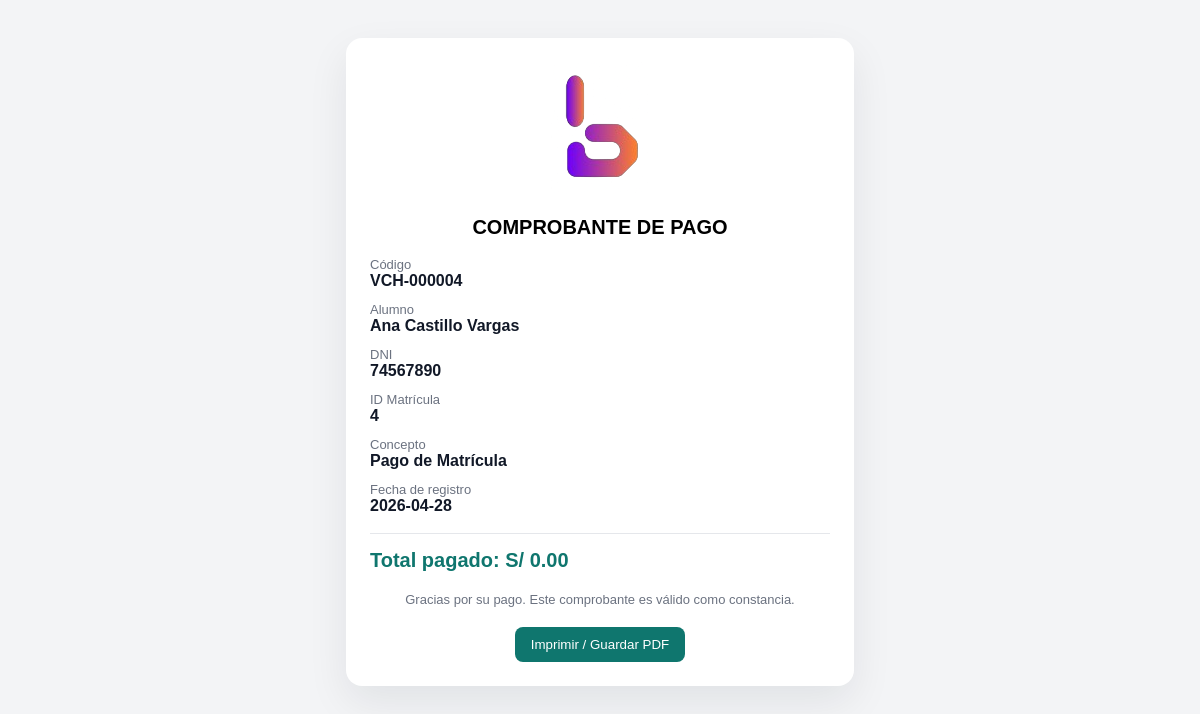
Page /process/voucher_pago.php?id=4 on the committed database.
### tables this page shows
CREATE TABLE matriculas (
    id_matricula INT AUTO_INCREMENT PRIMARY KEY,

    id_alumno INT NOT NULL,
    id_grupo INT NOT NULL,

    tipo VARCHAR(50) DEFAULT 'MATRICULA',

    monto_matricula DECIMAL(10,2) DEFAULT 0.00,
    monto_pagado DECIMAL(10,2) DEFAULT 0.00,

    fecha_matricula DATE DEFAULT CURRENT_DATE,
    estado VARCHAR(50) DEFAULT 'Activo',

    FOREIGN KEY (id_alumno)
        REFERENCES alumnos(id_alumno),

    FOREIGN KEY (id_grupo)
        REFERENCES grupos(id_grupo)
);

CREATE TABLE alumnos (
    id_alumno INT AUTO_INCREMENT PRIMARY KEY,

    nombre VARCHAR(150) NOT NULL,
    dni VARCHAR(20) UNIQUE NOT NULL,
    telefono VARCHAR(20),

    telefonopadres VARCHAR(20),
    telefonoapoderado VARCHAR(20),

    contacto_pago VARCHAR(50) DEFAULT 'Alumno',

    edad INT,
    email VARCHAR(150),
    direccion TEXT,

    nombre_apoderado VARCHAR(150),
    dni_apoderado VARCHAR(20),
    correo_apoderado VARCHAR(150),

    notificar_emergencia VARCHAR(50),

    tipo_ciclo VARCHAR(50),
    medio_captacion VARCHAR(50),

    fecha_baja DATE,
    fecha_registro DATE DEFAULT CURRENT_DATE
);

### process/voucher_pago.php (the view, shortened to what this page needs)
<?php
require_once "../config/db.php";
$id = $_GET['id'] ?? 0;
$sql = "
SELECT
a.nombre AS alumno,
a.dni,
m.id_matricula,
m.monto_pagado,
m.fecha_matricula
FROM matriculas m
INNER JOIN alumnos a
ON m.id_alumno = a.id_alumno
WHERE m.id_matricula = ?
";
$stmt = $pdo->prepare($sql);
$stmt->execute([$id]);
$data = $stmt->fetch(PDO::FETCH_ASSOC);
$codigo = "VCH-" . str_pad($id, 6, "0", STR_PAD_LEFT);
?>
<!DOCTYPE html>
<html>
<head>
</head>
<body>
<div class="voucher">
<div class="logo">
    <img src="../img/logo-beatcell.png">
</div>
<div class="titulo">
    COMPROBANTE DE PAGO
</div>
<div class="dato">
    <div class="label">Código</div>
    <div class="value"><?php echo $codigo; ?></div>
</div>
<div class="dato">
    <div class="label">Alumno</div>
    <div class="value"><?php echo $data['alumno']; ?></div>
</div>
<div class="dato">
    <div class="label">DNI</div>
    <div class="value"><?php echo $data['dni']; ?></div>
</div>
<div class="dato">
    <div class="label">ID Matrícula</div>
    <div class="value"><?php echo $data['id_matricula']; ?></div>
</div>
<div class="dato">
    <div class="label">Concepto</div>
    <div class="value">Pago de Matrícula</div>
</div>
<div class="dato">
    <div class="label">Fecha de registro</div>
    <div class="value"><?php echo $data['fecha_matricula']; ?></div>
</div>
<div class="total">
    Total pagado: S/ <?php echo number_format($data['monto_pagado'], 2); ?>
</div>
<div class="footer">
    Gracias por su pago. Este comprobante es válido como constancia.
</div>
<div class="btn">
    <button onclick="window.print()">Imprimir / Guardar PDF</button>
</div>
</div>
</body>
</html>

### process/voucher_pago.php (style rules this page uses)
body { font-family: Arial, sans-serif; background-color: #f3f4f6; padding: 30px; }
.voucher { background: #fff; border-radius: 16px; padding: 24px; max-width: 460px; margin: auto; box-shadow: 0 16px 40px rgba(15, 23, 42, 0.08); }
.logo { text-align: center; margin-bottom: 18px; }
.logo img { max-width: 140px; }
.titulo { text-align: center; font-weight: bold; font-size: 20px; margin-bottom: 18px; }
.dato { margin-bottom: 12px; }
.label { font-size: 13px; color: #6b7280; }
.value { font-size: 16px; font-weight: 600; color: #111827; }
.total { margin-top: 18px; padding-top: 15px; border-top: 1px solid #e5e7eb; font-size: 20px; font-weight: bold; color: #0f766e; }
.footer { text-align: center; font-size: 13px; margin-top: 20px; color: #6b7280; }
.btn { margin-top: 20px; text-align: center; }
button { background: #0f766e; color: white; border: none; padding: 10px 16px; border-radius: 8px; cursor: pointer; }

### rows in the picture
matriculas: id_alumno.nombre "Ana Castillo Vargas", id_alumno.dni "74567890", id_matricula "4", fecha_matricula "2026-04-28", monto_pagado "0.00"

### other values in the picture
$codigo "VCH-000004"
